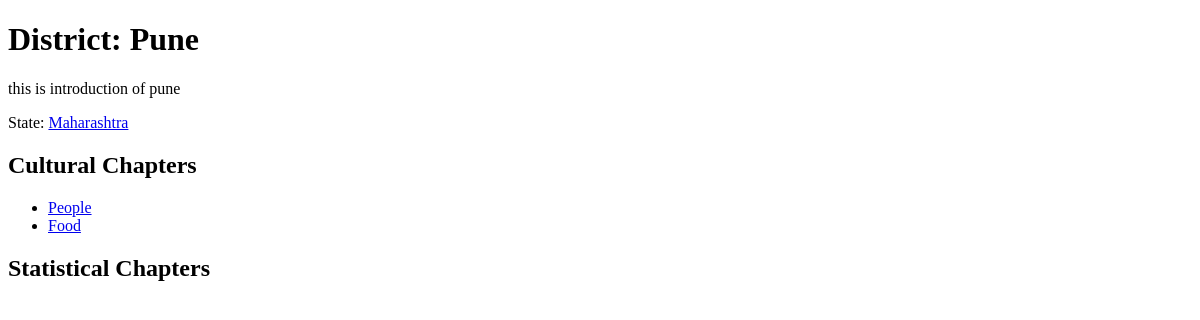
The page /maharashtra/pune/ on the database as committed earlier.
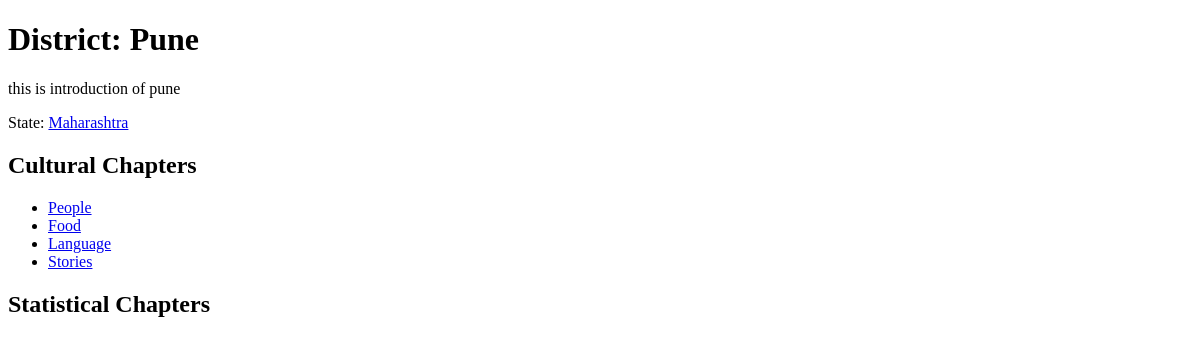
The same page on the database as committed later.
### culture/models.py (models this page shows, shortened)
class CulturalChapter(models.Model):
    CHAPTER_CHOICES = [
        ('Food', 'Food'),
        ('People', 'People'),
        ('Language', 'Language'),
        ('Artforms', 'Artforms'),
        ('Stories', 'Stories'),
        ('Cultural Sites', 'Cultural Sites'),
        ('Architecture', 'Architecture'),
        ('Sports & Games', 'Sports & Games'),
        ('Festivals & Fairs', 'Festivals & Fairs'),
        ('Political History', 'Political History'),
        ('Markets', 'Markets'),
        ('Local Politics', 'Local Politics'),
    ]
    district = models.ForeignKey(District, on_delete=models.CASCADE, related_name='cultural_chapters', blank=True, null=True)
    cityname = models.CharField(max_length=100, blank=True, null=True)
    name = models.CharField(max_length=50, choices=CHAPTER_CHOICES, blank=True, null=True)
    slug = models.SlugField(max_length=200, blank=True, unique=False)
    class Meta:
        unique_together = ('district','name')

### home/views.py (the view)
# urls.py: path('<slug:state_slug>/<slug:district_slug>/', district_detail, name='district_detail'),
def district_detail(request, state_slug, district_slug):
    state = get_object_or_404(State, slug=state_slug)
    district = get_object_or_404(state.districts, slug=district_slug)
    context = {
        'state': state,
        'district': district,
    }
    return render(request, 'home/district_detail.html', context)

### home/templates/home/district_detail.html (shortened to what this page needs)
<!DOCTYPE html>
<html>
<head>
</head>
<body>
    <h1>District: {{ district.name }}</h1>
    <p>{{ district.introduction }}</p>
    <p>State: <a href="/{{ state.slug }}/">{{ state.name }}</a></p>
    <h2>Cultural Chapters</h2>
    <ul>
        {% for cchapter in district.cultural_chapters.all %}
            <li>
                <a href="/cultural/{{ state.slug }}/{{ district.slug }}/{{ cchapter.slug }}/">
                    {{ cchapter.name }}
                </a>
            </li>
        {% endfor %}
    </ul>
    <h2>Statistical Chapters</h2>
</body>
</html>

Rows that differ between the two databases and show on the page:
added CulturalChapter: name "Language"
added CulturalChapter: name "Stories"
